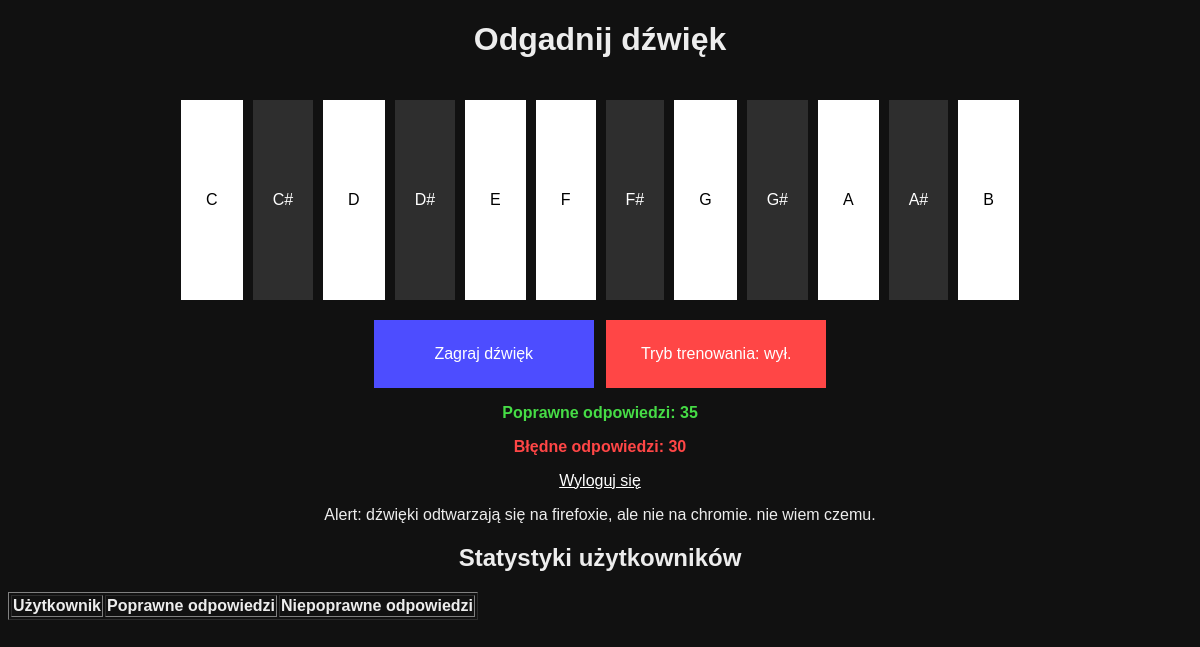
Page /polls/ (signed in) on the earlier database version.
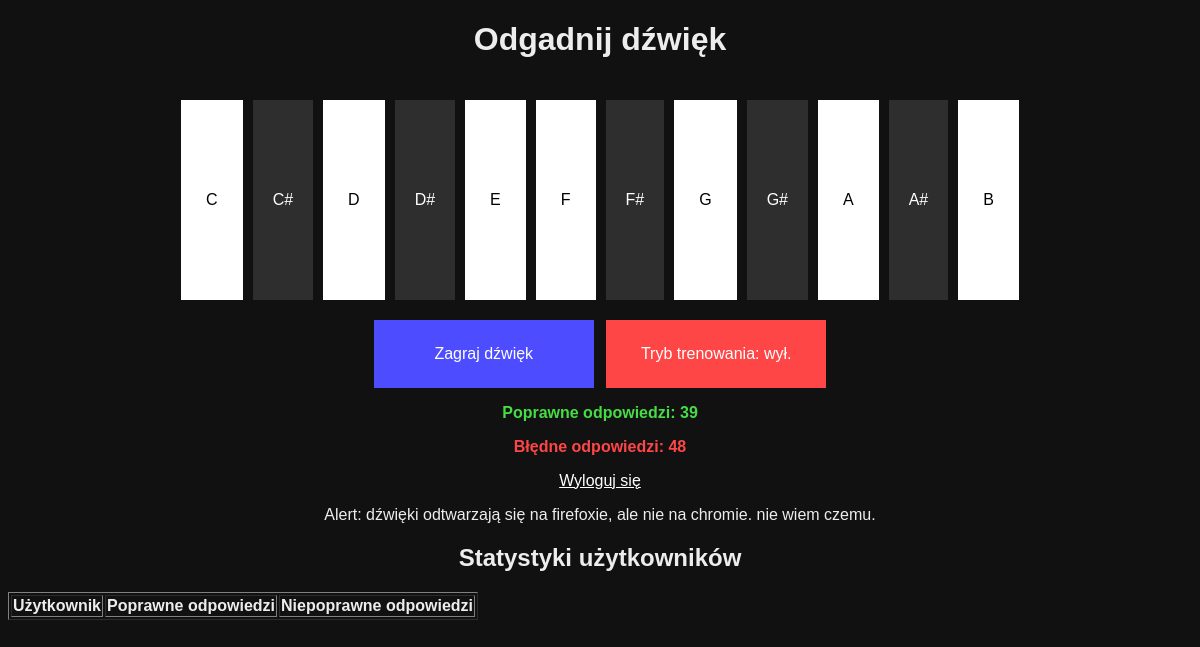
Same page on the later database version.
### polls/models.py (models this page shows)
class CustomUser(AbstractUser):
     button_click_count = models.PositiveIntegerField(default=0)
     dobre = models.PositiveIntegerField(default=0)
     zle = models.PositiveIntegerField(default=0)

### polls/views.py (the view)
# urls.py: path('', views.gra, name='muzyka'),
def gra(request):
    return render(request, 'polls/gra.html')

### polls/templates/polls/gra.html (shortened to what this page needs)
<!DOCTYPE html>
<html lang="pl">
<head>
    {% load static %}
    <link rel="stylesheet" href="{% static 'polls/stylos.css' %}">
</head>
<body>
    <h1>Odgadnij dźwięk</h1>
    <div class="container" >
        <form method="POST" action="" onsubmit="event.preventDefault(); sprawdz('C', this);">
            <button type="submit" id="C">C</button>
        </form>
        <form method="POST" action="" onsubmit="event.preventDefault(); sprawdz('Db', this);">
            <button type="submit" class="accidental" id="Db">C#</button>
        </form>
        <form method="POST" action="" onsubmit="event.preventDefault(); sprawdz('D', this);">
            <button type="submit" id="D">D</button>
        </form>
        <form method="POST" action="" onsubmit="event.preventDefault(); sprawdz('Eb', this);">
            <button type="submit" class="accidental" id="Eb">D#</button>
        </form>
        <form method="POST" action="" onsubmit="event.preventDefault(); sprawdz('E', this);">
            <button type="submit" id="E">E</button>
        </form>
        <form method="POST" action="" onsubmit="event.preventDefault(); sprawdz('F', this);">
            <button type="submit" id="F">F</button>
        </form>
        <form method="POST" action="" onsubmit="event.preventDefault(); sprawdz('Gb', this);">
            <button type="submit" class="accidental" id="Gb">F#</button>
        </form>
        <form method="POST" action="" onsubmit="event.preventDefault(); sprawdz('G', this);">
            <button type="submit" id="G">G</button>
        </form>
        <form method="POST" action="" onsubmit="event.preventDefault(); sprawdz('Ab', this);">
            <button type="submit" class="accidental" id="Ab">G#</button>
        </form>
        <form method="POST" action="" onsubmit="event.preventDefault(); sprawdz('A', this);">
            <button type="submit" id="A" class="wyjatuszek">A</button>
        </form>
        <form method="POST" action="" onsubmit="event.preventDefault(); sprawdz('Bb', this);">
            <button type="submit" class="accidental" id="Bb">A#</button>
        </form>
        <form method="POST" action="" onsubmit="event.preventDefault(); sprawdz('B', this);">
            <button type="submit" id="B">B</button>
        </form>
    </div>
    {% if user.is_authenticated %}
    <button onclick="zagraj()" id="zagraj">Zagraj dźwięk</button>
    <button id="tryb" onclick="zmienTryb()">
        Tryb trenowania: wył.
    </button>
    <p id="poprawne">Poprawne odpowiedzi: <span id="correct_score">{{ request.user.dobre }}</span></p>
    <p id="bledne">Błędne odpowiedzi: <span id="wrong_score">{{ request.user.zle }}</span></p>
    <a href="{% url 'logout' %}">Wyloguj się</a>
    <p>Alert: dźwięki odtwarzają się na firefoxie, ale nie na chromie. nie wiem czemu.</p>
    {% else %}
    <a href="{% url 'rejestr' %}">Zaloguj się by zapisać wynik</a>
    {% endif %}
    <h2>Statystyki użytkowników</h2>
    <table border="1">
        <thead>
            <tr>
                <th>Użytkownik</th>
                <th>Poprawne odpowiedzi</th>
                <th>Niepoprawne odpowiedzi</th>
            </tr>
        </thead>
    </table>
</body>
</html>

### polls/static/polls/stylos.css (style rules this page uses)
body { text-align: center; font-family: Arial, sans-serif; background-color: rgb(17, 17, 17); color:rgb(237, 237, 237); }
.container { display: flex; flex-wrap: wrap; justify-content: center; gap: 10px; padding: 20px; }
button { background-color: white; padding: 25px; font-size: 16px; cursor: pointer; border-width: 0; height:200px; }
.accidental { z-index: 1; padding: 20px; background-color: rgb(46, 46, 46); color:white; }
#poprawne { color:rgb(70, 220, 70); font-weight: bold; }
#bledne { color:rgb(255, 70, 70); font-weight: bold; }
#zagraj { width:220px; margin-right:4px; height:auto; background-color: rgb(77, 77, 255); color:white; }
#tryb { width:220px; height:auto; margin-left:4px; background-color: rgb(255, 70, 70); color:white; }
a { color: white; }

Differences in the rows shown:
changed CustomUser: user.dobre "35" → "39"; user.zle "30" → "48"
